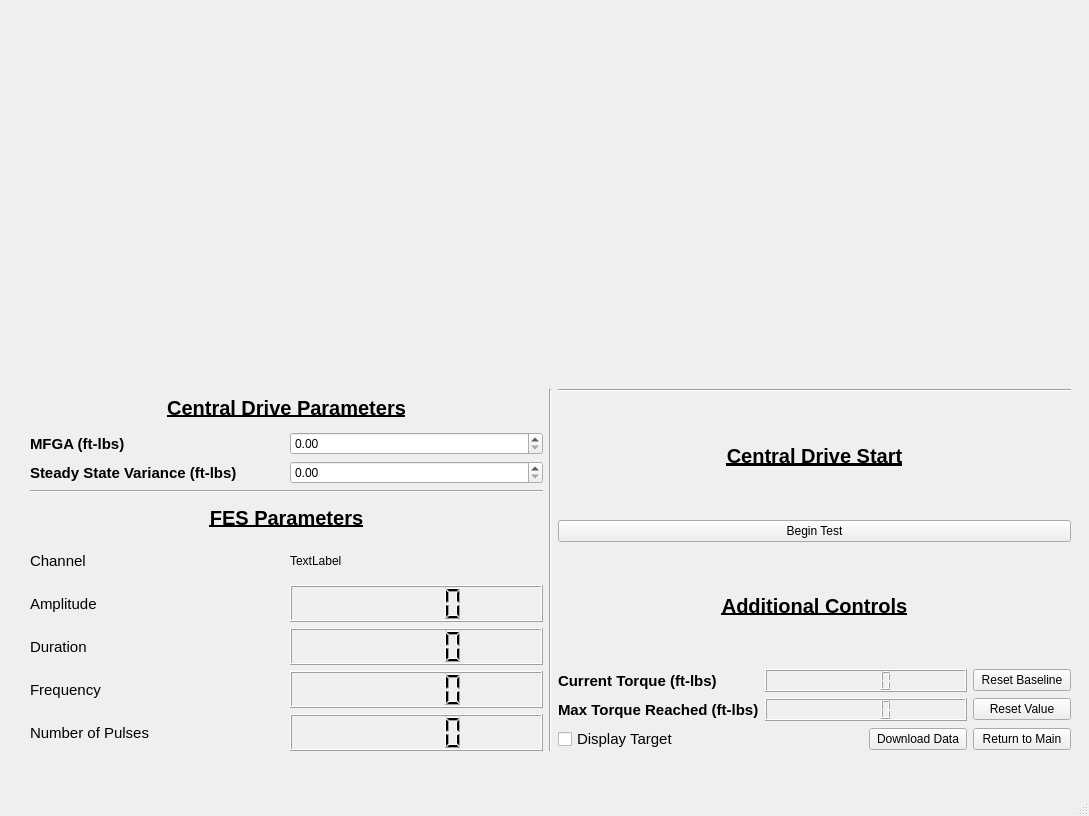
<?xml version="1.0" encoding="UTF-8"?>
<ui version="4.0">
 <class>MainWindow</class>
 <widget class="QMainWindow" name="MainWindow">
  <property name="geometry">
   <rect>
    <x>0</x>
    <y>0</y>
    <width>1089</width>
    <height>816</height>
   </rect>
  </property>
  <property name="windowTitle">
   <string>Central Drive Estimation</string>
  </property>
  <property name="styleSheet">
   <string notr="true">button.setStyleSheet(“background-color : yellow”)</string>
  </property>
  <widget class="QWidget" name="centralwidget">
   <widget class="QWidget" name="layoutWidget">
    <property name="geometry">
     <rect>
      <x>30</x>
      <y>20</y>
      <width>1041</width>
      <height>731</height>
     </rect>
    </property>
    <layout class="QGridLayout" name="gridLayout_3">
     <item row="1" column="0">
      <layout class="QGridLayout" name="gridLayout">
       <item row="2" column="0">
        <widget class="QLabel" name="label_10">
         <property name="font">
          <font>
           <pointsize>11</pointsize>
           <weight>75</weight>
           <bold>true</bold>
          </font>
         </property>
         <property name="text">
          <string>Steady State Variance (ft-lbs)</string>
         </property>
        </widget>
       </item>
       <item row="6" column="0">
        <widget class="QLabel" name="label">
         <property name="font">
          <font>
           <pointsize>11</pointsize>
          </font>
         </property>
         <property name="text">
          <string>Amplitude</string>
         </property>
        </widget>
       </item>
       <item row="8" column="0">
        <widget class="QLabel" name="label_4">
         <property name="font">
          <font>
           <pointsize>11</pointsize>
          </font>
         </property>
         <property name="text">
          <string>Frequency</string>
         </property>
        </widget>
       </item>
       <item row="1" column="0">
        <widget class="QLabel" name="label_9">
         <property name="font">
          <font>
           <pointsize>11</pointsize>
           <weight>75</weight>
           <bold>true</bold>
          </font>
         </property>
         <property name="text">
          <string>MFGA (ft-lbs)</string>
         </property>
        </widget>
       </item>
       <item row="6" column="1">
        <widget class="QLCDNumber" name="committedAmp_lbl"/>
       </item>
       <item row="7" column="1">
        <widget class="QLCDNumber" name="committedDur_lbl"/>
       </item>
       <item row="7" column="0">
        <widget class="QLabel" name="label_2">
         <property name="font">
          <font>
           <pointsize>11</pointsize>
           <italic>false</italic>
          </font>
         </property>
         <property name="text">
          <string>Duration</string>
         </property>
        </widget>
       </item>
       <item row="8" column="1">
        <widget class="QLCDNumber" name="committedF_lbl"/>
       </item>
       <item row="9" column="1">
        <widget class="QLCDNumber" name="committedNp_lbl"/>
       </item>
       <item row="5" column="0">
        <widget class="QLabel" name="label_6">
         <property name="font">
          <font>
           <pointsize>11</pointsize>
          </font>
         </property>
         <property name="text">
          <string>Channel</string>
         </property>
        </widget>
       </item>
       <item row="0" column="0" colspan="2">
        <widget class="QLabel" name="label_11">
         <property name="font">
          <font>
           <pointsize>15</pointsize>
           <weight>75</weight>
           <bold>true</bold>
           <underline>true</underline>
          </font>
         </property>
         <property name="text">
          <string>Central Drive Parameters</string>
         </property>
         <property name="scaledContents">
          <bool>false</bool>
         </property>
         <property name="alignment">
          <set>Qt::AlignCenter</set>
         </property>
        </widget>
       </item>
       <item row="9" column="0">
        <widget class="QLabel" name="label_5">
         <property name="font">
          <font>
           <pointsize>11</pointsize>
          </font>
         </property>
         <property name="text">
          <string>Number of Pulses</string>
         </property>
        </widget>
       </item>
       <item row="5" column="1">
        <widget class="QLabel" name="channel_lbl">
         <property name="text">
          <string>TextLabel</string>
         </property>
        </widget>
       </item>
       <item row="4" column="0" colspan="2">
        <widget class="QLabel" name="label_3">
         <property name="font">
          <font>
           <pointsize>15</pointsize>
           <weight>75</weight>
           <bold>true</bold>
           <underline>true</underline>
          </font>
         </property>
         <property name="text">
          <string>FES Parameters</string>
         </property>
         <property name="scaledContents">
          <bool>false</bool>
         </property>
         <property name="alignment">
          <set>Qt::AlignCenter</set>
         </property>
        </widget>
       </item>
       <item row="3" column="0" colspan="2">
        <widget class="Line" name="line_3">
         <property name="orientation">
          <enum>Qt::Horizontal</enum>
         </property>
        </widget>
       </item>
       <item row="1" column="1">
        <widget class="QDoubleSpinBox" name="mfga_sp"/>
       </item>
       <item row="2" column="1">
        <widget class="QDoubleSpinBox" name="variance_sp"/>
       </item>
      </layout>
     </item>
     <item row="0" column="0" colspan="3">
      <layout class="QVBoxLayout" name="verticalLayout">
       <item>
        <widget class="QWidget" name="TorquePlot" native="true">
         <property name="styleSheet">
          <string notr="true"/>
         </property>
         <layout class="QHBoxLayout" name="horizontalLayout"/>
        </widget>
       </item>
      </layout>
     </item>
     <item row="1" column="1">
      <widget class="Line" name="line">
       <property name="orientation">
        <enum>Qt::Vertical</enum>
       </property>
      </widget>
     </item>
     <item row="1" column="2">
      <layout class="QGridLayout" name="gridLayout_2">
       <item row="8" column="0">
        <widget class="QLabel" name="label_7">
         <property name="font">
          <font>
           <pointsize>11</pointsize>
           <weight>75</weight>
           <bold>true</bold>
          </font>
         </property>
         <property name="text">
          <string>Max Torque Reached (ft-lbs)</string>
         </property>
        </widget>
       </item>
       <item row="9" column="3">
        <widget class="QPushButton" name="returnToMain_pb">
         <property name="autoFillBackground">
          <bool>false</bool>
         </property>
         <property name="styleSheet">
          <string notr="true"/>
         </property>
         <property name="text">
          <string>Return to Main</string>
         </property>
        </widget>
       </item>
       <item row="9" column="2">
        <widget class="QPushButton" name="download_pb">
         <property name="text">
          <string>Download Data</string>
         </property>
        </widget>
       </item>
       <item row="4" column="0" colspan="4">
        <widget class="QLabel" name="label_13">
         <property name="font">
          <font>
           <pointsize>15</pointsize>
           <weight>75</weight>
           <bold>true</bold>
           <underline>true</underline>
          </font>
         </property>
         <property name="text">
          <string>Central Drive Start</string>
         </property>
         <property name="scaledContents">
          <bool>false</bool>
         </property>
         <property name="alignment">
          <set>Qt::AlignCenter</set>
         </property>
        </widget>
       </item>
       <item row="9" column="0">
        <widget class="QCheckBox" name="target_cb">
         <property name="font">
          <font>
           <pointsize>11</pointsize>
          </font>
         </property>
         <property name="text">
          <string>Display Target</string>
         </property>
        </widget>
       </item>
       <item row="8" column="1" colspan="2">
        <widget class="QLCDNumber" name="maxTorque_lcd"/>
       </item>
       <item row="7" column="3">
        <widget class="QPushButton" name="resetBaseline_pb">
         <property name="text">
          <string>Reset Baseline</string>
         </property>
        </widget>
       </item>
       <item row="7" column="0">
        <widget class="QLabel" name="label_8">
         <property name="font">
          <font>
           <pointsize>11</pointsize>
           <weight>75</weight>
           <bold>true</bold>
          </font>
         </property>
         <property name="text">
          <string>Current Torque (ft-lbs)</string>
         </property>
        </widget>
       </item>
       <item row="3" column="0" colspan="4">
        <widget class="Line" name="line_2">
         <property name="orientation">
          <enum>Qt::Horizontal</enum>
         </property>
        </widget>
       </item>
       <item row="8" column="3">
        <widget class="QPushButton" name="maxTorqueReset_pb">
         <property name="text">
          <string>Reset Value</string>
         </property>
        </widget>
       </item>
       <item row="6" column="0" colspan="4">
        <widget class="QLabel" name="label_12">
         <property name="font">
          <font>
           <pointsize>15</pointsize>
           <weight>75</weight>
           <bold>true</bold>
           <underline>true</underline>
          </font>
         </property>
         <property name="text">
          <string>Additional Controls</string>
         </property>
         <property name="scaledContents">
          <bool>false</bool>
         </property>
         <property name="alignment">
          <set>Qt::AlignCenter</set>
         </property>
        </widget>
       </item>
       <item row="7" column="1" colspan="2">
        <widget class="QLCDNumber" name="currentTorque_lcd"/>
       </item>
       <item row="5" column="0" colspan="4">
        <widget class="QPushButton" name="beginTest_pb">
         <property name="text">
          <string>Begin Test</string>
         </property>
        </widget>
       </item>
      </layout>
     </item>
    </layout>
   </widget>
  </widget>
  <widget class="QMenuBar" name="menubar">
   <property name="geometry">
    <rect>
     <x>0</x>
     <y>0</y>
     <width>1089</width>
     <height>26</height>
    </rect>
   </property>
  </widget>
  <widget class="QStatusBar" name="statusbar"/>
 </widget>
 <resources/>
 <connections/>
</ui>
